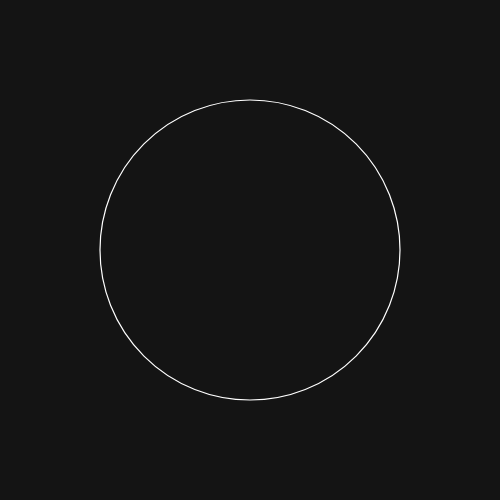
Frame 1 (no input)
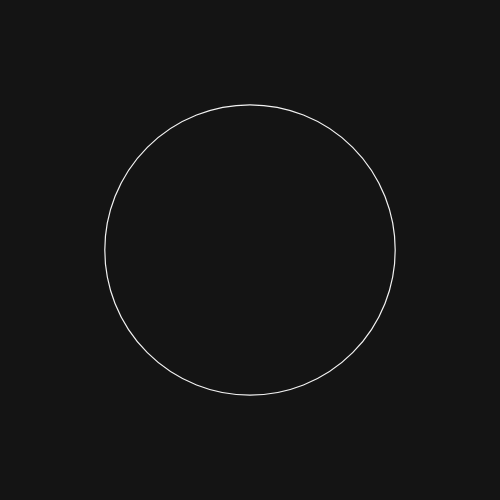
Frame 60 (no input)
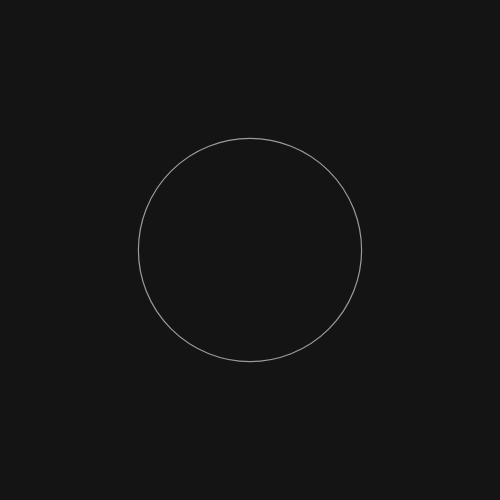
Frame 120 (the mouse pressed at the canvas centre since frame 60)

The p5.js sketch that drew these frames (run headless with seeded random() and noise() and a simulated clock; from frame 60 on, the mouse is pressed at the canvas centre):

// p5.js sketch
// ── sketch.js
///sketch.js - sell_side



/// 1. SELL-SIDE

let t = 0;
let duration = 5; // duração da animação em segundos
let baseRadius = 150; // raio do círculo inicial (300px de diâmetro)

function setup() {
  createCanvas(500, 500);
  strokeWeight(1.2);
  noFill();
}

function draw() {
  background(20);
  translate(width / 2, height / 2);

  // Atualiza tempo com base no frameRate
  let tSpeed = 1 / (duration * 60); // 5s * 60fps
  t += tSpeed;
  if (t >= 1) t = 0; // loop

  let easedT = easeInOutCubic(t);

  let minRadius = baseRadius * 0.6;
  let maxOffset = 40; // distância final entre os dois círculos

  let r1 = lerp(baseRadius, 0, easedT); // círculo central desaparece
  let r2 = minRadius;
  let offset = lerp(0, maxOffset, easedT);

  // Cálculo de opacidades com suavidade
  let alpha1 = map(easedT, 0, 0.6, 255, 0);
  alpha1 = constrain(alpha1, 0, 255);

  let alpha2 = map(easedT, 0.4, 1, 0, 255);
  alpha2 = constrain(alpha2, 0, 255);

  // Círculo central
  if (alpha1 > 0) {
    stroke(255, alpha1);
    ellipse(0, 0, r1 * 2);
  }

  // Dois círculos que surgem aos lados
  if (alpha2 > 0) {
    stroke(255, alpha2);
    ellipse(-offset, 0, r2 * 2);
    ellipse(offset, 0, r2 * 2);
  }
}

// Função de easing suave (cúbica)
function easeInOutCubic(t) {
  return t < 0.5
    ? 4 * t * t * t
    : 1 - pow(-2 * t + 2, 3) / 2;
}

//// TEMPO TOTAL DA ANIMAÇÃO: 5s
